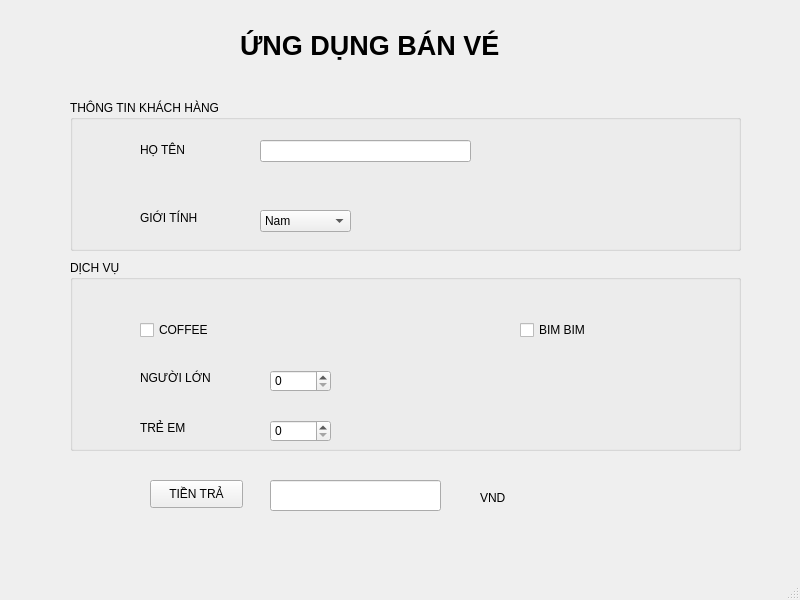
<?xml version="1.0" encoding="UTF-8"?>
<ui version="4.0">
 <class>MainWindow</class>
 <widget class="QMainWindow" name="MainWindow">
  <property name="geometry">
   <rect>
    <x>0</x>
    <y>0</y>
    <width>800</width>
    <height>600</height>
   </rect>
  </property>
  <property name="windowTitle">
   <string>MainWindow</string>
  </property>
  <widget class="QWidget" name="centralwidget">
   <widget class="QLabel" name="label">
    <property name="geometry">
     <rect>
      <x>240</x>
      <y>20</y>
      <width>321</width>
      <height>51</height>
     </rect>
    </property>
    <property name="font">
     <font>
      <pointsize>20</pointsize>
      <weight>75</weight>
      <bold>true</bold>
     </font>
    </property>
    <property name="text">
     <string>ỨNG DỤNG BÁN VÉ</string>
    </property>
   </widget>
   <widget class="QGroupBox" name="groupBox">
    <property name="geometry">
     <rect>
      <x>70</x>
      <y>100</y>
      <width>671</width>
      <height>151</height>
     </rect>
    </property>
    <property name="font">
     <font>
      <pointsize>9</pointsize>
     </font>
    </property>
    <property name="title">
     <string>THÔNG TIN KHÁCH HÀNG</string>
    </property>
    <widget class="QLabel" name="label_2">
     <property name="geometry">
      <rect>
       <x>70</x>
       <y>40</y>
       <width>61</width>
       <height>20</height>
      </rect>
     </property>
     <property name="font">
      <font>
       <pointsize>9</pointsize>
      </font>
     </property>
     <property name="text">
      <string>HỌ TÊN</string>
     </property>
    </widget>
    <widget class="QLineEdit" name="name">
     <property name="geometry">
      <rect>
       <x>190</x>
       <y>40</y>
       <width>211</width>
       <height>22</height>
      </rect>
     </property>
    </widget>
    <widget class="QLabel" name="label_3">
     <property name="geometry">
      <rect>
       <x>70</x>
       <y>110</y>
       <width>81</width>
       <height>16</height>
      </rect>
     </property>
     <property name="font">
      <font>
       <pointsize>9</pointsize>
      </font>
     </property>
     <property name="text">
      <string>GIỚI TÍNH</string>
     </property>
    </widget>
    <widget class="QComboBox" name="gender">
     <property name="geometry">
      <rect>
       <x>190</x>
       <y>110</y>
       <width>91</width>
       <height>22</height>
      </rect>
     </property>
     <property name="font">
      <font>
       <pointsize>9</pointsize>
      </font>
     </property>
     <item>
      <property name="text">
       <string>Nam</string>
      </property>
     </item>
     <item>
      <property name="text">
       <string>Nữ</string>
      </property>
     </item>
     <item>
      <property name="text">
       <string>Không chọn</string>
      </property>
     </item>
    </widget>
   </widget>
   <widget class="QGroupBox" name="groupBox_2">
    <property name="geometry">
     <rect>
      <x>70</x>
      <y>260</y>
      <width>671</width>
      <height>191</height>
     </rect>
    </property>
    <property name="font">
     <font>
      <pointsize>9</pointsize>
     </font>
    </property>
    <property name="title">
     <string>DỊCH VỤ</string>
    </property>
    <widget class="QCheckBox" name="coffee">
     <property name="geometry">
      <rect>
       <x>70</x>
       <y>60</y>
       <width>81</width>
       <height>20</height>
      </rect>
     </property>
     <property name="text">
      <string>COFFEE</string>
     </property>
    </widget>
    <widget class="QCheckBox" name="snack">
     <property name="geometry">
      <rect>
       <x>450</x>
       <y>60</y>
       <width>81</width>
       <height>20</height>
      </rect>
     </property>
     <property name="text">
      <string>BIM BIM</string>
     </property>
    </widget>
    <widget class="QSpinBox" name="adult">
     <property name="geometry">
      <rect>
       <x>200</x>
       <y>110</y>
       <width>61</width>
       <height>22</height>
      </rect>
     </property>
    </widget>
    <widget class="QLabel" name="label_4">
     <property name="geometry">
      <rect>
       <x>70</x>
       <y>110</y>
       <width>81</width>
       <height>16</height>
      </rect>
     </property>
     <property name="text">
      <string>NGƯỜI LỚN</string>
     </property>
    </widget>
    <widget class="QSpinBox" name="kid">
     <property name="geometry">
      <rect>
       <x>200</x>
       <y>160</y>
       <width>61</width>
       <height>22</height>
      </rect>
     </property>
    </widget>
    <widget class="QLabel" name="label_5">
     <property name="geometry">
      <rect>
       <x>70</x>
       <y>160</y>
       <width>55</width>
       <height>16</height>
      </rect>
     </property>
     <property name="text">
      <string>TRẺ EM</string>
     </property>
    </widget>
   </widget>
   <widget class="QPushButton" name="price">
    <property name="geometry">
     <rect>
      <x>150</x>
      <y>480</y>
      <width>93</width>
      <height>28</height>
     </rect>
    </property>
    <property name="text">
     <string>TIỀN TRẢ</string>
    </property>
   </widget>
   <widget class="QLineEdit" name="lineEdit">
    <property name="geometry">
     <rect>
      <x>270</x>
      <y>480</y>
      <width>171</width>
      <height>31</height>
     </rect>
    </property>
   </widget>
   <widget class="QLabel" name="label_6">
    <property name="geometry">
     <rect>
      <x>480</x>
      <y>490</y>
      <width>55</width>
      <height>16</height>
     </rect>
    </property>
    <property name="text">
     <string>VND</string>
    </property>
   </widget>
  </widget>
  <widget class="QMenuBar" name="menubar">
   <property name="geometry">
    <rect>
     <x>0</x>
     <y>0</y>
     <width>800</width>
     <height>26</height>
    </rect>
   </property>
  </widget>
  <widget class="QStatusBar" name="statusbar"/>
 </widget>
 <resources/>
 <connections/>
</ui>
